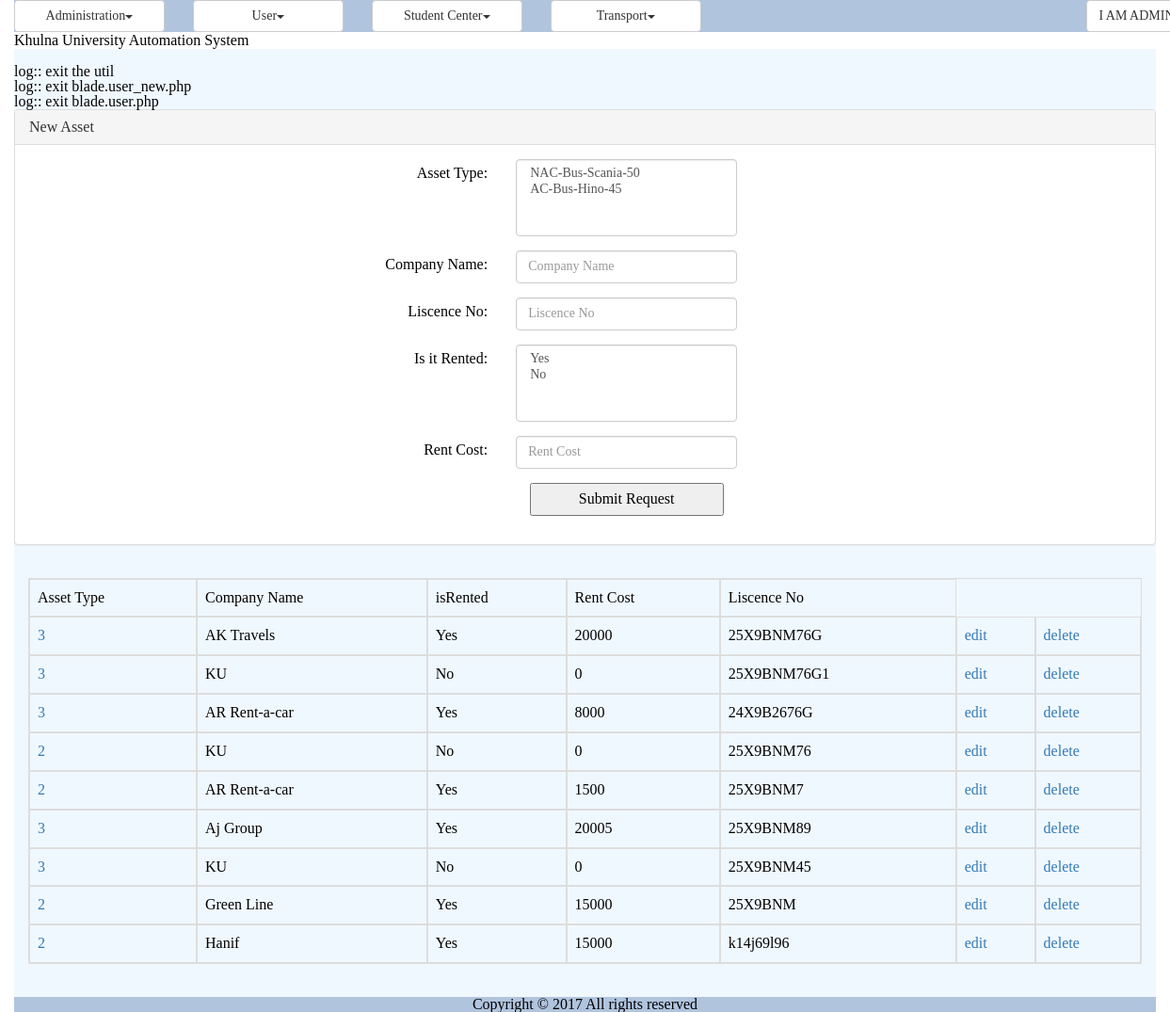
/assets.php (signed in), run on the app's committed database.
### tables this page shows
CREATE TABLE `tbl_assets` (
  `id` int(11) NOT NULL,
  `at_id` int(11) NOT NULL,
  `company_name` varchar(50) NOT NULL,
  `isRented` varchar(5) NOT NULL DEFAULT 'false',
  `rent_cost` int(11) DEFAULT NULL,
  `liscence_no` varchar(50) NOT NULL
);

CREATE TABLE `tbl_asset_type` (
  `at_id` int(10) NOT NULL,
  `type_name` varchar(150) NOT NULL,
  `specs` varchar(150) NOT NULL
);

### modules/tms/bao/class.assetbao.php (called while the page is built, shortened)
<?php
include_once './util/class.util.php';
include_once '/../dao/class.assetdao.php';
class AssetBao{
	private $_AssetDao;
	function AssetBao()
	{
		$this->_AssetDao = new AssetDao();
	}
	public function getAllAsset(){
		$Result = $this->_AssetDao->getAllAsset();
		return $Result;
	}
	public function getAllAssetType(){
		$Result = $this->_AssetDao->getAllAssetType();
		return $Result;
	}
}
 ?>

### modules/tms/dao/class.assetdao.php (called while the page is built, shortened)
<?php
include_once './common/class.common.php';
include_once './util/class.util.php';
class AssetDao{
    private $_DB;
    function AssetDao(){
        $this->_DB = DBUtil::getInstance();
    }
    public function getAllAsset(){
        $AssetList = array();
        $this->_DB->doQuery("SELECT * FROM tbl_assets inner JOIN tbl_asset_type on
            tbl_assets.at_id =tbl_asset_type.at_id");
        $rows = $this->_DB->getAllRows();
        for($i = 0; $i < sizeof($rows); $i++) {
            $row = $rows[$i];
            $this->_Asset = new Asset();
            $this->_Asset->setId ( $row['id']);
            $this->_Asset->setAtId( $row['at_id'] );
            $this->_Asset->setCompanyName ( $row['company_name'] );
            $this->_Asset->setIsRented ( $row['isRented'] );
            $this->_Asset->setRentCost( $row['rent_cost'] );
            $this->_Asset->setLiscenceNo( $row['liscence_no'] );
            $AssetList[]=$this->_Asset;
        }
        $Result = new Result();
        $Result->setIsSuccess(1);
        $Result->setResultObject($AssetList);
        return $Result;
    }
    public function getAllAssetType(){
        $AssetTypeList = array();
        $this->_DB->doQuery("SELECT * FROM tbl_asset_type");
        $rows = $this->_DB->getAllRows();
        for($i = 0; $i < sizeof($rows); $i++) {
            $row = $rows[$i];
            $this->_AssetType = new AssetType();
            $this->_AssetType->setAtId ( $row['at_id']);
            $this->_AssetType->setTypeName ( $row['type_name'] );
            $this->_AssetType->setSpecs ( $row['specs'] );
            $AssetTypeList[]=$this->_AssetType;
        }
        $Result = new Result();
        $Result->setIsSuccess(1);
        $Result->setResultObject($AssetTypeList);
        return $Result;
    }
}
?>

### common/class.common.tms.php (called while the page is built, shortened)
<?php
class Asset{
    private $_id;
    private $_at_id;
    private $_company_name;
    private $_isRented;
    private $_rent_cost;
    private $_liscence_no;
    public function getId()
    {
        return $this->_id;
    }
    public function setId($_id)
    {
        $this->_id = $_id;
        return $this;
    }
    public function getAtId()
    {
        return $this->_at_id;
    }
    public function setAtId($_at_id)
    {
        $this->_at_id = $_at_id;
        return $this;
    }
    public function getCompanyName()
    {
        return $this->_company_name;
    }
    public function setCompanyName($_company_name)
    {
        $this->_company_name = $_company_name;
        return $this;
    }
    public function getIsRented()
    {
        return $this->_isRented;
    }
    public function setIsRented($_isRented)
    {
        $this->_isRented = $_isRented;
        return $this;
    }
    public function getRentCost()
    {
        return $this->_rent_cost;
    }
    public function setRentCost($_rent_cost)
    {
        $this->_rent_cost = $_rent_cost;
        return $this;
    }
    public function getLiscenceNo()
    {
        return $this->_liscence_no;
    }
    public function setLiscenceNo($_liscence_no)
    {
        $this->_liscence_no = $_liscence_no;
        return $this;
    }
}
class AssetType{
    private $_at_id;
    public function getAtId()
    {
        return $this->_at_id;
    }
    public function setAtId($_at_id)
    {
        $this->_at_id = $_at_id;
        return $this;
    }
    public function setTypeName($_type_name)
    {
        return $this;
    }
    public function setSpecs($_specs)
    {
        return $this;
    }
}
?>

### common/class.common.php (called while the page is built, shortened)
<?php
include_once 'class.common.tms.php';
class Result{
    private $_IsSuccess=0;
    private $_ResultObject;
    public function setIsSuccess($IsSuccess){
        $this->_IsSuccess = $IsSuccess;
    }
    public function getIsSuccess(){
        return $this->_IsSuccess;
    }
    public function setResultObject($ResultObject){
        $this->_ResultObject = $ResultObject;
    }
    public function getResultObject(){
        return $this->_ResultObject;
    }
}
?>

### modules/tms/ui/view.assets.php (the view, shortened to what this page needs)
<?php
include_once 'blade/view.assets.blade.php';
include_once './common/class.common.php';
?>
<div class="panel panel-default">
    <div class="panel-heading"> New Asset</div>
    <div class="panel-body">
	<div id="form">
		<form method="post" class="form-horizontal">
			<div class="form-group">
              	<label class="control-label col-sm-4" for="assetType">Asset Type:</label>
              	<div class="col-sm-6">
                    <?php
                    $var = '<select name="atId" class="form-control"  multiple>';
                    $Result = $_AssetBao->getAllAssetType();
                    if($Result->getIsSuccess()){
                        $AssetTypes = $Result->getResultObject();
                       for ($i=0; $i < sizeof($AssetTypes); $i++) {
                            $AssetType = $AssetTypes[$i];
                            $val = $AssetType->getAtId();
                            $var = $var. '<option value="'.$val.'"';
                            $var = $var.'>'.$AssetType->getTypeName().'</option>';
                        }
                        $var = $var.'</select>';
                    }
                    echo $var;
                    ?>
			  	</div>
			</div>
			<div class="form-group">
              	<label class="control-label col-sm-4" for="comName">Company Name:</label>
              	<div class="col-sm-6">
                    <input type="text" name="comName" class="form-control" placeholder="Company Name" value="<?php
    					if(isset($_GET['edit'])) echo $globalUser->getCompanyName();  ?>"/>
				</div>
			</div>
			<div class="form-group">
              	<label class="control-label col-sm-4" for="liscenceNo">Liscence No:</label>
              	<div class="col-sm-6">
                    <input type="text" name="liscenceNo" class="form-control" placeholder="Liscence No" value="<?php
    					if(isset($_GET['edit'])) echo $globalUser->getLiscenceNo();  ?>" required />
			  	</div>
			</div>
			<div class="form-group">
              	<label class="control-label col-sm-4" for="isRented">Is it Rented:</label>
              	<div class="col-sm-6">
                    <?php
                    $var = '<select name="isRented" class="form-control"  multiple>';
                    $op  = array('true','false');
                    for ($i=0; $i < 2; $i++) {
                        $ops= $op[$i];
                        $var = $var. '<option value="'.$ops.'"';
                        if($ops=='true'){
                            $var = $var.'>'.'Yes'.'</option>';
                        }
                        else {
                            $var = $var.'>'.'No'.'</option>';
                        }
                    }
                    $var = $var.'</select>';
                    echo $var;
                    ?>
				</div>
			</div>
			<div class="form-group">
              	<label class="control-label col-sm-4" for="r_cost">Rent Cost:</label>
              	<div class="col-sm-6">
                    <input type="text" name="r_cost" class="form-control" placeholder="Rent Cost" value="<?php
                       if(isset($_GET['edit'])) echo $globalUser->getRentCost();  ?>" required/>
			  	</div>
			</div>
	        <div class="form-group">
              <div class="col-sm-offset-2 col-sm-10">
				  <?php
				  if(isset($_GET['edit'])){
				  ?>
				  <button type="submit" value="update" name="update">Update Request</button>
				<?php
				}
				else {
				?>
					 <button type="submit" value="request" name="request">Submit Request</button>
				<?php } ?>
			    </div>
            </div>
		</form>
	</div>
	</div>
</div>
<div class="panel-body">
<table class="table table-bordered">
<?php
$Result = $_AssetBao->getAllAsset();
if($Result->getIsSuccess()){
    $AssetList = $Result->getResultObject();
    ?>
    <tr>
        <th>Asset Type</th>
        <th>Company Name</th>
        <th>isRented</th>
        <th>Rent Cost</th>
        <th>Liscence No</th>
    </tr>
    <?php
    for($i = 0; $i < sizeof($AssetList); $i++) {
        $Asset = $AssetList[$i];
        ?>
        <tr>
            <td>
                <a href="asset_type.php?edit=<?php echo $Asset->getAtId() ?> "> <?php echo $Asset->getAtId() ?> </a>
            </td>
            <td><?php echo $Asset->getCompanyName(); ?></td>
            <td>
                <?php
                if($Asset->getIsRented()=='true')
                    echo "Yes";
                    else
                        echo "No";
                    ?>
            </td>
            <td><?php echo $Asset->getRentCost(); ?></td>
            <td><?php echo $Asset->getLiscenceNo(); ?></td>
            <td>
                <a href="?edit=<?php echo $Asset->getId(); ?>" onclick="return confirm('sure to edit !'); " >edit</a>
            </td>
            <td>
                <a href="?del=<?php echo $Asset->getId(); ?>" onclick="return confirm('sure to delete !'); " >delete</a>
            </td>
        </tr>
        <?php
    }
}
else{
    echo $Result->getResultObject();
}
?>
</table>
</div>

### resources/css/style.css (style rules this page uses)
#form { width:500px; margin:0px auto; text-align:center; }
#form form input { width:100%; height:35px; }
form button { width:50%; height:35px; }
table,td { border:solid #e9e9e9 1px; }

### data on the page
tbl_assets: at.at_id "3", company_name "AK Travels", isRented "Yes", rent_cost "20000", liscence_no "25X9BNM76G"
tbl_assets: at.at_id "3", company_name "KU", isRented "No", rent_cost "0", liscence_no "25X9BNM76G1"
tbl_assets: at.at_id "3", company_name "AR Rent-a-car", isRented "Yes", rent_cost "8000", liscence_no "24X9B2676G"
tbl_assets: at.at_id "2", company_name "KU", isRented "No", rent_cost "0", liscence_no "25X9BNM76"
tbl_assets: at.at_id "2", company_name "AR Rent-a-car", isRented "Yes", rent_cost "1500", liscence_no "25X9BNM7"
tbl_assets: at.at_id "3", company_name "Aj Group", isRented "Yes", rent_cost "20005", liscence_no "25X9BNM89"
tbl_assets: at.at_id "3", company_name "KU", isRented "No", rent_cost "0", liscence_no "25X9BNM45"
tbl_assets: at.at_id "2", company_name "Green Line", isRented "Yes", rent_cost "15000", liscence_no "25X9BNM"
tbl_assets: at.at_id "2", company_name "Hanif", isRented "Yes", rent_cost "15000", liscence_no "k14j69l96"

### other printed values
$globalMenu[$i]->getTitle() "Administration User Student Center Transport"
$CurrentUser->getFirstName() "I AM"
